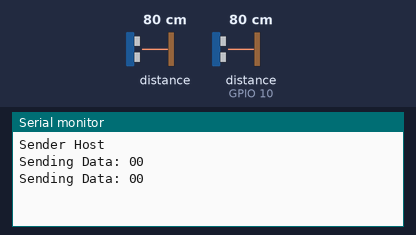
Simulated run of this sketch. Board: ESP8266 (NodeMCU). On the bench: the last lines printed to the serial monitor. Wiring (inferred from the names in the program): 2 × ultrasonic range finder: trigger D4, echo GPIO 10 / trigger D1, echo D3. The inputs (shaded band) are chosen by the test bench; at power-on: distance to the obstacle 80 cm, distance to the obstacle (sensor on GPIO 10) 80 cm. The echo pulse lasts 58.3 µs per cm; no radio packets arrive unless stated.

Above: at 1.3 s.
1.4 s: distance to the obstacle (sensor 0) set to 2 cm
At 2.1 s:
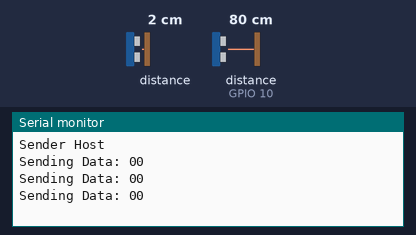
2.9 s: distance to the obstacle (sensor on GPIO 10) set to 2 cm
At 2.9 s:
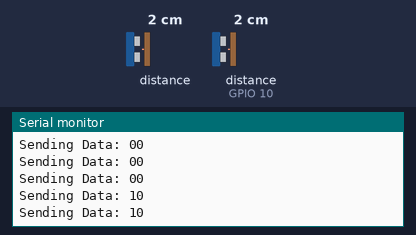
4.4 s: distance to the obstacle (sensor 0) set to 35 cm
At 4.9 s:
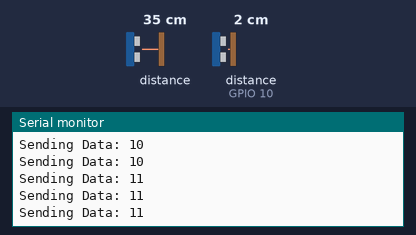
Timing chart, 0 to 7.4 s (numbered marks = the images above; inputs shaded):
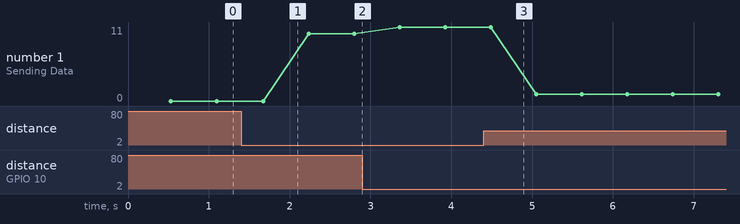

The sketch:

Smart_Parking_TX.ino
```cpp
#include <LoRa.h>
#define SS D8
#define RST D0
#define DIO1 D2
//String data = distanceCm;
const int trigPin = 5;
const int echoPin = 0;
const int trigPin1 = 2;//tx
const int echoPin1 = 10;//rx
#define SOUND_VELOCITY 0.034
#define CM_TO_INCH 0.393701

long duration;
float distanceCm;
float distanceInch;

long duration1;
float distanceCm1;
float distanceInch1;

String data = "0";
String data1 = "0";

void setup()
{
  Serial.begin(115200);
  while (!Serial);
  Serial.println("Sender Host");
  LoRa.setPins(SS, RST, DIO1);
  if (!LoRa.begin(433E6)) {
    Serial.println("LoRa Error");
    delay(100);
    while (1);
  }
  pinMode(trigPin, OUTPUT); // Sets the trigPin as an Output
  pinMode(echoPin, INPUT); // Sets the echoPin as an Input
  pinMode(trigPin1, OUTPUT); // Sets the trigPin as an Output
  pinMode(echoPin1, INPUT); // Sets the echoPin as an Input
}
void loop()
{
  // Clears the trigPin
  digitalWrite(trigPin, LOW);
  delayMicroseconds(2);
  digitalWrite(trigPin, HIGH);
  delayMicroseconds(10);
  digitalWrite(trigPin, LOW);
  duration = pulseIn(echoPin, HIGH);
  distanceCm = duration * SOUND_VELOCITY/2;
  distanceInch = distanceCm * CM_TO_INCH;
//  Serial.print("Distance (cm): ");
 // Serial.println(distanceCm);
  delay(500);
  digitalWrite(trigPin1, LOW);
  delayMicroseconds(2);
  digitalWrite(trigPin1, HIGH);
  delayMicroseconds(10);
  digitalWrite(trigPin1, LOW);
  duration1 = pulseIn(echoPin1, HIGH);
  distanceCm1 = duration1 * SOUND_VELOCITY/2;
  distanceInch1 = distanceCm1 * CM_TO_INCH;
if (distanceCm > 20)
{
  data = "0";
  }
else
  {
  data = "1";
  }

if (distanceCm1 > 20)
{
  data1 = "0";
  }
else
  {
  data1 = "1";
  }
  String alldata = String(data) + String(data1);
  Serial.print("Sending Data: ");
  Serial.println(alldata);
  LoRa.beginPacket();
  LoRa.print(alldata);
  LoRa.endPacket();
}
```

Measured:
- plotted number 1: 0 → 10 after the input at 1.4 s, 10 → 11 after the input at 2.9 s, 11 → 1 after the input at 4.4 s
